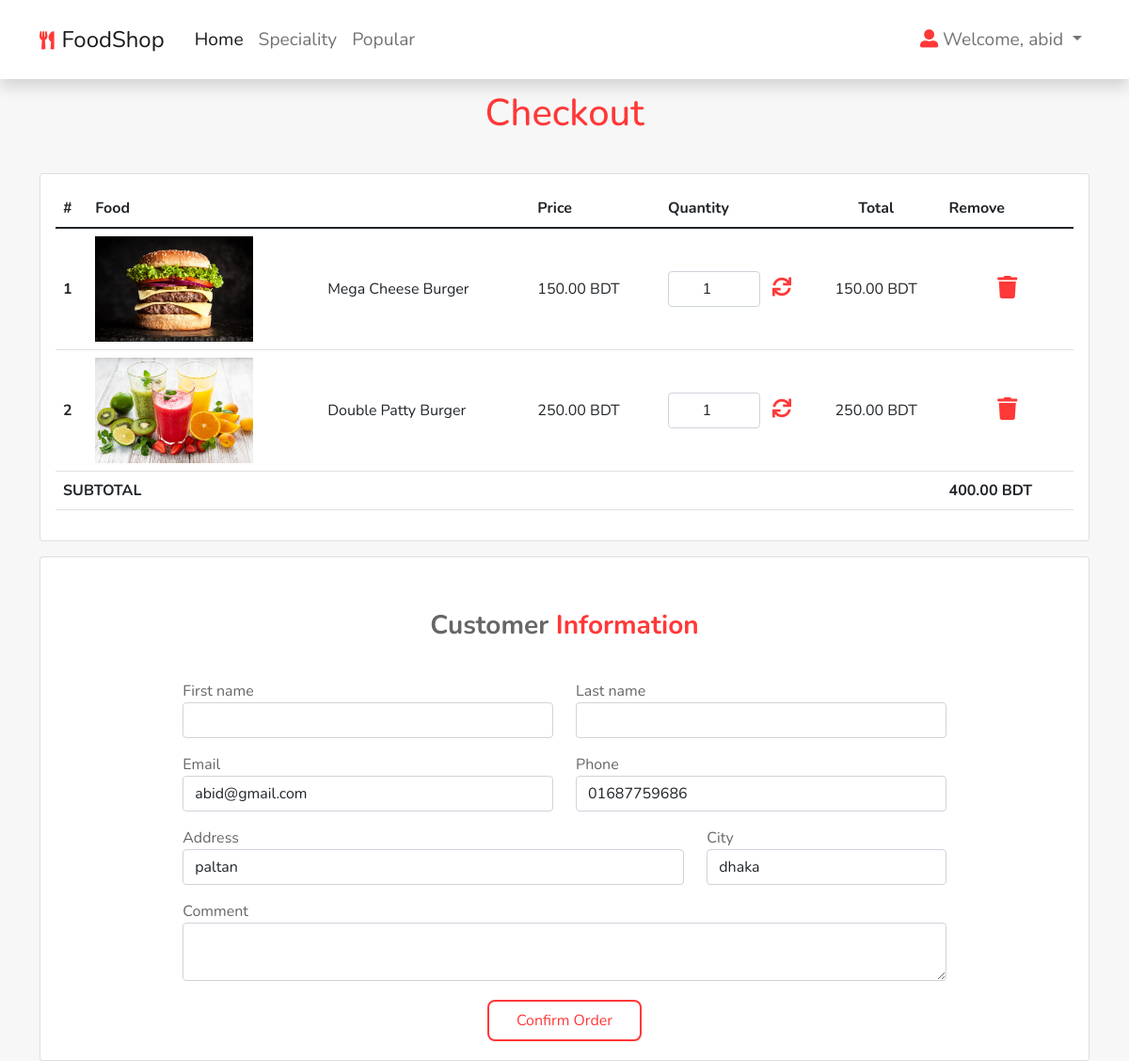
The page /checkout (signed in) on the database its author committed.
### shop/models.py (models this page shows, shortened)
class CartItem(models.Model):
    cart = models.ForeignKey(Cart, on_delete=models.CASCADE, related_name='items')
    product = models.ForeignKey(Product, on_delete=models.CASCADE)
    quantity = models.PositiveIntegerField()
    created_at = models.DateTimeField(auto_now_add=True)
    updated_at = models.DateTimeField(auto_now=True)

class Order(models.Model):
    STATUS_CHOICES = [
        (0, 'Canceled'),
        (1, 'Waiting For Verification'),
        (2, 'Processsing'),
        (3, 'On The Way'),
        (4, 'Delivered'),
    ]
    id = models.UUIDField(primary_key=True, default=uuid4)
    customer = models.ForeignKey(Customer, on_delete=models.PROTECT, null=True, related_name="orders")
    first_name = models.CharField(max_length=255)
    last_name = models.CharField(max_length=255)
    address = models.CharField(max_length=255)
    phone = models.CharField(max_length=16)
    email = models.EmailField(null=True, blank=True)
    city = models.CharField(max_length=255)
    comment = models.TextField(null=True, blank=True)
    status = models.SmallIntegerField(choices=STATUS_CHOICES, default=1)
    created_at = models.DateTimeField(auto_now_add=True)
    updated_at = models.DateTimeField(auto_now=True)

class Customer(models.Model):
    user = models.OneToOneField(User, on_delete=models.CASCADE)
    phone = models.CharField(max_length=16, null=True)
    address = models.CharField(max_length=255, null=True)
    city = models.CharField(max_length=255, null=True)

### shop/views/cart.py (the view)
# urls.py: path('checkout', views.checkout, name='checkout'),
def checkout(request):
    user = request.user
    if not hasattr(user, 'customer'):
        Customer.objects.create(user=user)
    if request.user.is_authenticated:
        customer_id = request.user.customer.id
        cart = Cart.objects.filter(customer_id=customer_id).first()
        user = request.user
        if cart is not None and hasattr(cart, 'items'):
            if request.method == 'POST':
                form = CheckoutForm(request.POST)
                if form.is_valid():
                    form.instance.customer_id = user.customer.id
                    order = form.save()
                    for item in cart.items.all():
                        OrderItem.objects.create(order=order, product=item.product, quantity=item.quantity)
                    cart.delete()
                    messages.success(request, 'Order has been placed')
                    return redirect('confirm_msg')
            else:
                initial = {
                    'first_name': user.first_name,
                    'last_name': user.last_name,
                    'email': user.email,
                    'phone': user.customer.phone,
                    'address': user.customer.address,
                    'city': user.customer.city}
                form = CheckoutForm(initial=initial)
                items = cart.items.annotate(total=ExpressionWrapper(
                    F('product__price') * F('quantity'), output_field=DecimalField(decimal_places=2)))
                items = list(items.values('id', 'cart_id', 'product__name',
                             'quantity', 'total', 'product__image', 'product__price'))
                count = list(cart.items.all().aggregate(
                    res=Sum(F('quantity') * F('product__price'))).values())
                context = {'items': items,
                           'total': count[0], 'currency': 'BDT', 'form': form}
                return render(request, 'checkout.html', context)
    return render(request, 'checkout.html')

### shop/forms.py
class CheckoutForm(ModelForm):
    class Meta:
        model = Order
        fields = ['first_name', 'last_name', 'address', 'phone', 'email', 'city', 'comment']
        exclude = ['customer_id']
        widgets = {
            'first_name': forms.TextInput(attrs={'class': 'form-control'}),
            'last_name': forms.TextInput(attrs={'class': 'form-control'}),
            'email': forms.EmailInput(attrs={'class': 'form-control'}),
            'phone': forms.TextInput(attrs={'class': 'form-control'}),
            'address': forms.TextInput(attrs={'class': 'form-control'}),
            'city': forms.TextInput(attrs={'class': 'form-control'}),
            'comment': forms.Textarea(attrs={'class': 'form-control', 'rows': 2, "blank":True}),
        }

### shop/templates/checkout.html (shortened to what this page needs)
{% extends 'base.html' %} {% load static %} {% block content %}
<section class="container">
  <h1 class="heading"><span>Checkout</span></h1>
  <div class="row gap-3">
    <div class="col-md-12">
      <div class="card">
        <div class="card-body">
          <div class="table-responsive">
            <table class="table checkout-table">
              <thead>
                <tr>
                  <th scope="col">#</th>
                  <th colspan="2">Food</th>
                  <th scope="col">Price</th>
                  <th scope="col">Quantity</th>
                  <th style="text-align: center">Total</th>
                  <th scope="col">Remove</th>
                </tr>
              </thead>
              <tbody id="cart-body-items">
                {% if items|length > 0 %} {% for item in items %}
                <tr>
                  <th>{{ forloop.counter }}</th>
                  <td>
                    <img
                      style="height: 7rem"
                      src="{% static 'media/' %}{{item.product__image}}"
                      alt="{{item.product__name}}"
                    />
                  </td>
                  <td>{{item.product__name}}</td>
                  <td>{{item.product__price}} {{currency}}</td>
                  <td style="width: 10rem">
                    <div class="d-flex justify-content-center align-items-center">
                      <input
                        id="chkout-q-inp-{{item.id}}"
                        type="number"
                        class="form-control text-center checkout-quantity"
                        min="1"
                        value="{{item.quantity}}"
                        data-price="{{item.product__price}}"
                      />
                      <button
                        id="chkout-q-up-{{item.id}}"
                        title="Update"
                        class="btn cart-item chkout-q-up"
                      >
                        <i class="fas fa-sync text-main fs-5"></i>
                      </button>
                    </div>
                  </td>
                  <td class="text-center">
                    <span id="checkout-itemtotal-{{item.id}}">
                      {{item.total|floatformat:2}}
                    </span>
                    {{currency}}
                  </td>
                  <td class="text-center">
                    <button
                      id="chkout-q-cart-rmv-{{item.id}}"
                      class="btn cart-item chkout-q-cart-rmv"
                    >
                      <i class="fas fa-trash text-main fs-4"></i>
                    </button>
                  </td>
                </tr>
                {%endfor%} {%endif%}
                <tr class="fw-bold">
                  <td colspan="6">SUBTOTAL</td>
                  <td>
                    <span id="checkout-total">{{total|floatformat:2}}</span> {{currency}}
                  </td>
                </tr>
              </tbody>
            </table>
          </div>
        </div>
      </div>
    </div>
    <div class="col-md-12">
      <div class="card card-body">
        <div class="checkout-customer-info mx-auto">
          <div class="h3 heading fw-bold text-center my-4">
            Customer <span>Information</span>
          </div>
          <form method="post">
            <div class="row">
              <div class="col-md-6">
                <p>{{form.first_name.label}} {{form.first_name}}</p>
              </div>
              <div class="col-md-6">
                <p>{{form.last_name.label}} {{form.last_name}}</p>
              </div>
              <div class="col-md-6">
                <p>{{form.email.label}} {{form.email}}</p>
              </div>
              <div class="col-md-6">
                <p>{{form.phone.label}} {{form.phone}}</p>
              </div>
              <div class="col-md-8">
                <p>{{form.address.label}} {{form.address}}</p>
              </div>
              <div class="col-md-4">
                <p>{{form.city.label}} {{form.city}}</p>
              </div>
              <p>{{form.comment.label}} {{form.comment}}</p>
            </div>
            <div class="text-center">
              <button type="submit" class="btn btn-custom">Confirm Order</button>
            </div>
          </form>
        </div>
      </div>
    </div>
  </div>
</section>
{% endblock content %}

### shop/templates/base.html (shortened to what this page needs)
{% load static %}
<!DOCTYPE html>
<html lang="en">
  <head>
    <link href="{% static 'css/bootstrap.min.css' %}" rel="stylesheet" type="text/css" />
    <link href="{% static 'css/all.min.css' %}" rel="stylesheet" type="text/css" />
    <link href="{% static 'css/default.css' %}" rel="stylesheet" />
    <link href="{% static 'css/alertify.min.css' %}" rel="stylesheet" />
    <link href="{% static 'css/sweetalert2.min.css' %}" rel="stylesheet" />
  </head>
  <body>
    <nav class="navbar navbar-expand-lg fixed-top navbar-light bg-white shadow">
      <div class="container nav-container">
        <a class="navbar-brand" href="/">
          <i class="fas fa-utensils logo"></i><span class="mx-2 fs-4">FoodShop</span>
        </a>
        <div class="collapse navbar-collapse" id="navbarSupportedContent">
          <ul class="navbar-nav me-auto mb-2 mb-lg-0">
            <li class="nav-item">
              <a class="nav-link active" aria-current="page" href="/#">
                Home
              </a>
            </li>
            <li class="nav-item">
              <a class="nav-link" href="/#speciality">Speciality</a>
            </li>
            <li class="nav-item">
              <a class="nav-link" href="/#popular">Popular</a>
            </li>
          </ul>
          <ul class="d-flex navbar-nav align-items-center">
            {% if user.is_authenticated %}
            <li class="nav-item dropdown">
              <a
                class="nav-link dropdown-toggle"
                href="#"
                id="navbardd"
                role="button"
                data-bs-toggle="dropdown"
                aria-expanded="false"
              >
                <i class="fas fa-user-alt logo"></i> Welcome, {{ request.user }}
              </a>
            </li>
            {% endif %}
          </ul>
        </div>
      </div>
    </nav>
    <div class="body-margin">{% block content %}{% endblock content %}</div>
  </body>
</html>

### static/css/default.css (style rules this page uses)
:root { --red: #ff3838; --orange: #ff5733; --textcolor: #666; }
* { font-family: "Nunito", sans-serif; margin: 0; padding: 0; box-sizing: border-box; outline: none; border: none; text-decoration: none; transition: all 0.2s linear; }
html { overflow-x: hidden; scroll-behavior: smooth; scroll-padding-top: 6rem; }
body { background: #f7f7f7; color: var(--textcolor); }
a { text-decoration: none; }
.nav-container { padding-top: 0.7rem; padding-bottom: 0.7rem; font-size: 1.2rem; }
.text-main { color: var(--textcolor); }
.logo { color: var(--red); font-size: 1.2rem; }
.bg-white { background-color: #fff; }
.checkout-table tbody td, .checkout-table tbody th { vertical-align: middle; }
.text-main { color: var(--red); }
.heading { text-align: center; padding: 1rem; margin-top: 2rem; margin-bottom: 1.5rem; color: #666; }
.heading span { color: var(--red); }
.btn-custom { background-color: #fff; border: none; color: var(--red); padding: 0.5rem 1.8rem; text-align: center; text-decoration: none; display: inline-block; font-size: 16px; margin: 4px 2px; transition-duration: 0.3s; cursor: pointer; border: 2px solid var(--red); border-radius: 0.5rem; }
.checkout-customer-info { width: 95% !important; }
@media (min-width: 768px) { .checkout-customer-info { width: 75% !important; } }
.body-margin { margin-top: 5rem !important; }

### rows shown on the page
CartItem: shows a picture, product__name "Mega Cheese Burger", product__price "150.00", currency "BDT", quantity "1", total "150.00"
CartItem: shows a picture, product__name "Double Patty Burger", product__price "250.00", currency "BDT", quantity "1", total "250.00"
Customer: phone "01687759686", address "paltan", city "dhaka"

### other values the page prints
{{ request.user }} "abid"
{{ total|floatformat:2 }} "400.00"
{{ currency }} "BDT"
